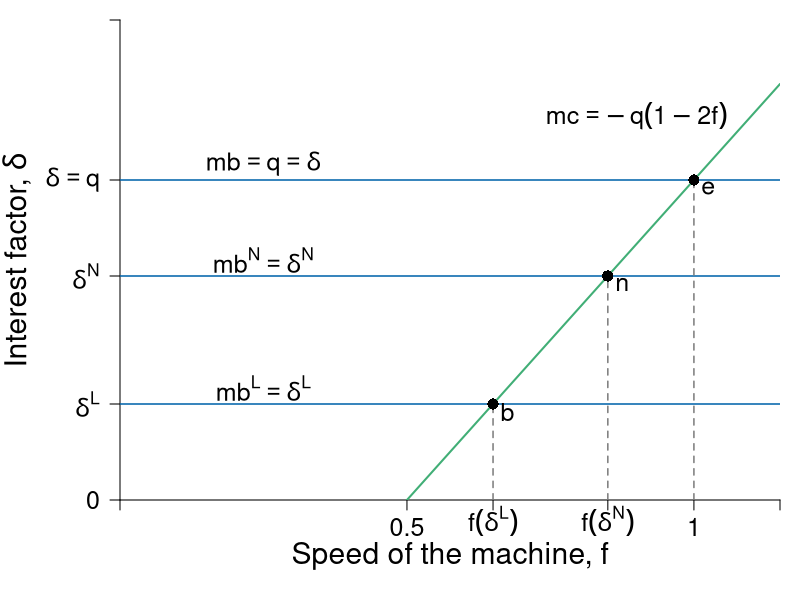

Reproduce this figure in R.
require(shape)
pdf(file = "credit/credit_mb_mc.pdf", width = 7, height = 7)

#Set parameters for graphics
pointsize <- 1.8
axislabelsize <- 1.8
labelsize <- 1.5
namesize <- 1.8
annotatesize <- 1.5
graphlinewidth <- 2
segmentlinewidth <- 1.5

COL <- c("#7fc97f", "#beaed4", "#fdc086", "#ffff99", "#386cb0", "#f0027f", "#bf5b17", "#666666")
COLA <- c("#e0f3db", "#99d8c9","#66c2a4","#41ae76", "#238b45", "#005824")
COLB <- c("#c6dbef", "#4eb3d3", "#2b8cbe", "#0868ac","#084081")
COLC <- c("#fcfbfd", "#efedf5", "#dadaeb", "#bcbddc", "#9e9ac8", "#807dba", "#6a51a3", "#54278f", "#3f007d")
grays <- gray.colors(25, start = 1, end = 0)

par(mar =  c(5, 6, 1, 1))

mc <- function(f, q = 2) {
  -q + 2*q*f
}

xlims <- c(0, 1.15)
ylims <- c(0, 3)

npts <- 501 
x <- seq(xlims[1], xlims[2], length.out = npts)
y <- seq(ylims[1], ylims[2], length.out = npts) 

plot(0, 0, xlim = xlims, ylim = ylims, type = "n",
     xlab = expression(paste("")),
     ylab = expression(paste("")), 
     xaxt = "n", 
     yaxt = "n", 
     cex.lab = axislabelsize, 
     bty = "n",
     xaxs = "i", 
     yaxs = "i")

ticksy <- c(-2, 0, mc(f = 0.65), mc(f = 0.85), 2, ylims[2])
ylabels <- c(expression(paste(-q)), 0, expression(paste(delta^L)), expression(paste(delta^N)), expression(paste(delta == q)), NA)
ticksx <- c(0, 0.5, 0.65, 0.85, 1, xlims[2])
xlabels <- c(NA, 0.5, expression(paste(f*(delta^{L}) )), expression(paste(f*(delta^{N}) )), 1.0, NA)

axis(1, at = ticksx, pos = 0, labels = xlabels, cex.axis = labelsize)
axis(2, at = ticksy, pos = 0, labels = ylabels, las = 1, cex.axis = labelsize)

npts <- 500 
xx1 <- seq(xlims[1], xlims[2], length.out = npts)

#Lines for mrs graph
lines(xx1, mc(xx1, q = 2), col = COLA[4], lwd = graphlinewidth)

#Label axes
#mtext(expression(paste("Speed of the machine, ", f)), side = 1, line = 2.5, cex = axislabelsize)
text(-0.18, 0.5*(ylims[2] + ylims[1]), expression(paste("Interest factor, ", delta )), xpd = TRUE, cex = axislabelsize, srt = 90) 
text(0.5*(xlims[2]), -0.35, expression(paste("Speed of the machine, ", f)), xpd = TRUE, cex = axislabelsize) 

text(0.9, 2.4, expression(paste(mc == -q*(1 - 2*f) )), cex = labelsize)
text(0.25, 2.1, expression(paste(mb == q, phantom() == delta )), cex = labelsize)
text(0.25, 1.5, expression(paste(mb^N == delta^N )), cex = labelsize)
text(0.25, 0.7, expression(paste(mb^L == delta^L )), cex = labelsize)

segments(0.65, 0, 0.65, mc(f = 0.65), lty = 2, col = grays[20] , lwd = segmentlinewidth)
segments(0, mc(f = 0.65), xlims[2], mc(f = 0.65), lty = 1, col = COLB[4] , lwd = segmentlinewidth)
segments(0.85, 0, 0.85, mc(f = 0.85), lty = 2, col = grays[20] , lwd = segmentlinewidth)
segments(0, mc(f = 0.85), xlims[2], mc(f = 0.85), lty = 1, col = COLB[4] , lwd = segmentlinewidth)
segments(1, 0, 1, mc(f = 1), lty = 2, col = grays[20] , lwd = segmentlinewidth)
segments(0, mc(f = 1), xlims[2], mc(f = 1), lty = 1, col = COLB[4] , lwd = segmentlinewidth)

points(1, mc(1), pch = 16, col = "black", cex = 1.5)
points(0.85, mc(0.85), pch = 16, col = "black", cex = 1.5)
points(0.65, mc(0.65), pch = 16, col = "black", cex = 1.5)

text(1 + 0.025, mc(1) - 0.05, expression(paste(e)), cex = labelsize)
text(0.85 + 0.025, mc(0.85) - 0.05, expression(paste(n)), cex = labelsize)
text(0.65 + 0.025, mc(0.65) - 0.05, expression(paste(b)), cex = labelsize)

dev.off()
